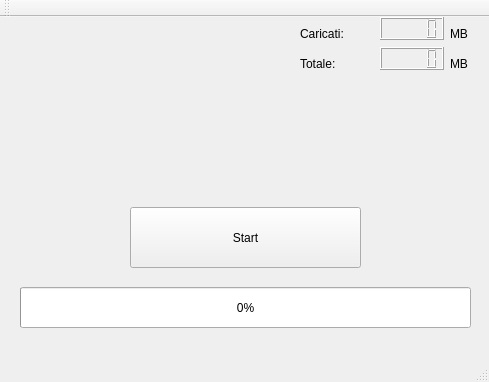
<?xml version="1.0" encoding="UTF-8"?>
<ui version="4.0">
 <class>MainWindow</class>
 <widget class="QMainWindow" name="MainWindow">
  <property name="geometry">
   <rect>
    <x>0</x>
    <y>0</y>
    <width>489</width>
    <height>382</height>
   </rect>
  </property>
  <property name="windowTitle">
   <string>FileLoader2</string>
  </property>
  <widget class="QWidget" name="centralWidget">
   <widget class="QProgressBar" name="progressBar">
    <property name="geometry">
     <rect>
      <x>20</x>
      <y>270</y>
      <width>451</width>
      <height>41</height>
     </rect>
    </property>
    <property name="value">
     <number>0</number>
    </property>
   </widget>
   <widget class="QPushButton" name="pushButton">
    <property name="geometry">
     <rect>
      <x>130</x>
      <y>190</y>
      <width>231</width>
      <height>61</height>
     </rect>
    </property>
    <property name="text">
     <string>Start</string>
    </property>
   </widget>
   <widget class="QLabel" name="label">
    <property name="geometry">
     <rect>
      <x>150</x>
      <y>130</y>
      <width>341</width>
      <height>31</height>
     </rect>
    </property>
    <property name="text">
     <string/>
    </property>
   </widget>
   <widget class="QLabel" name="label_2">
    <property name="geometry">
     <rect>
      <x>300</x>
      <y>10</y>
      <width>59</width>
      <height>14</height>
     </rect>
    </property>
    <property name="text">
     <string>Caricati:</string>
    </property>
   </widget>
   <widget class="QLabel" name="label_3">
    <property name="geometry">
     <rect>
      <x>300</x>
      <y>40</y>
      <width>59</width>
      <height>14</height>
     </rect>
    </property>
    <property name="text">
     <string>Totale:</string>
    </property>
   </widget>
   <widget class="QLCDNumber" name="lcdNumber">
    <property name="geometry">
     <rect>
      <x>380</x>
      <y>0</y>
      <width>64</width>
      <height>23</height>
     </rect>
    </property>
   </widget>
   <widget class="QLCDNumber" name="lcdNumber_2">
    <property name="geometry">
     <rect>
      <x>380</x>
      <y>30</y>
      <width>64</width>
      <height>23</height>
     </rect>
    </property>
   </widget>
   <widget class="QLabel" name="label_4">
    <property name="geometry">
     <rect>
      <x>450</x>
      <y>10</y>
      <width>59</width>
      <height>14</height>
     </rect>
    </property>
    <property name="text">
     <string>MB</string>
    </property>
   </widget>
   <widget class="QLabel" name="label_5">
    <property name="geometry">
     <rect>
      <x>450</x>
      <y>40</y>
      <width>59</width>
      <height>14</height>
     </rect>
    </property>
    <property name="text">
     <string>MB</string>
    </property>
   </widget>
  </widget>
  <widget class="QMenuBar" name="menuBar">
   <property name="geometry">
    <rect>
     <x>0</x>
     <y>0</y>
     <width>489</width>
     <height>19</height>
    </rect>
   </property>
  </widget>
  <widget class="QToolBar" name="mainToolBar">
   <attribute name="toolBarArea">
    <enum>TopToolBarArea</enum>
   </attribute>
   <attribute name="toolBarBreak">
    <bool>false</bool>
   </attribute>
  </widget>
  <widget class="QStatusBar" name="statusBar"/>
 </widget>
 <layoutdefault spacing="6" margin="11"/>
 <resources/>
 <connections/>
</ui>
